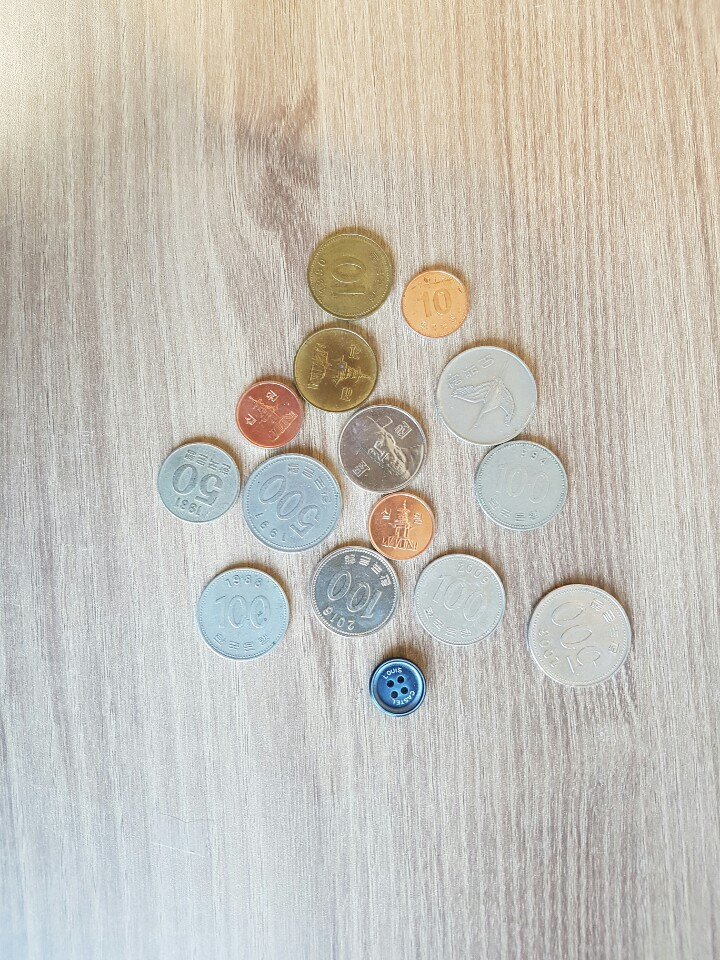
#> input picture images/test_coin2.jpg, 720 x 960 px
$ python test.py
#> lines starting #> are read from the running program, lines starting #| are printed output that depends on the picture; after the words box and inside, x2 and y2 are one past the last pixel; in counts of white or black regions, pixels touching at a corner belong together
# [111 lines of commented-out code are left out]


import sys, cv2, numpy as np

# src = cv2.imread('./images/old_tel.png')
# src = cv2.imread('./images/test_coin.jpg')
src = cv2.imread('./images/test_coin2.jpg')
#> src is the input picture: shape (960, 720, 3); mean B, G, R 185.1, 193.8, 197.6
if src is None:
    print('Image load failed')
    sys.exit()

# 블러처리 해서 노이즈 제거하면 성능이 좋아짐.
gray = cv2.cvtColor(src, cv2.COLOR_BGR2GRAY)
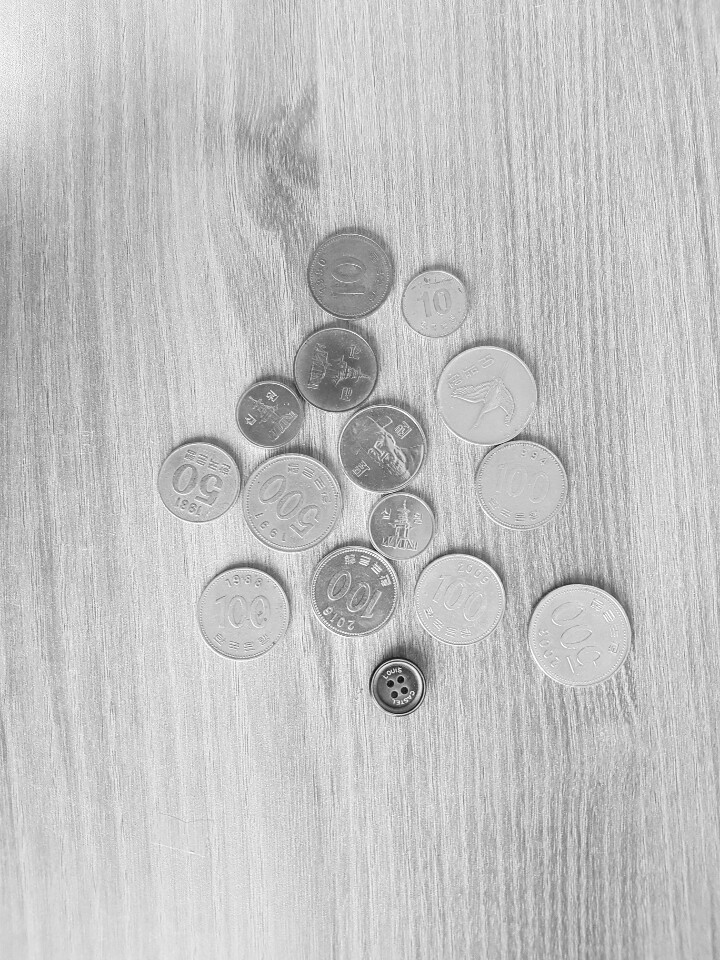
#> gray: shape (960, 720); min 12, max 255, mean 194
blur = cv2.GaussianBlur(gray, (0,0), 1.0)

def on_trackbar(pos):
    # 트랙바에서 값 가져오기
    rmin = cv2.getTrackbarPos('minRadius', 'img')
    rmax = cv2.getTrackbarPos('maxRadius', 'img')
    th = cv2.getTrackbarPos('threshold', 'img')
    prm1 = cv2.getTrackbarPos('param1', 'img')

    # 원검출
    circles = cv2.HoughCircles(blur, cv2.HOUGH_GRADIENT, 1, 50,
                            param1=prm1, param2=th, minRadius=rmin, maxRadius=rmax)

    dst = src.copy()
    if circles is not None:
        for i in range(circles.shape[1]):
            cx, cy, radius = circles[0][i]
            cv2.circle(dst, (cx,cy), radius, (0,0,255), 2, cv2.LINE_AA)

    cv2.imshow('img', dst)


# 트랙바 생성
cv2.imshow('img',src)
cv2.createTrackbar('minRadius', 'img', 0, 100, on_trackbar)
#> slider 'minRadius' is set to 20
cv2.createTrackbar('maxRadius', 'img', 0, 150, on_trackbar)
#> slider 'maxRadius' is set to 150
cv2.createTrackbar('threshold', 'img', 0, 100, on_trackbar)
#> slider 'threshold' is set to 33
cv2.createTrackbar('param1', 'img', 0, 255, on_trackbar)
#> slider 'param1' is set to 85
cv2.setTrackbarPos('minRadius', 'img', 10)
cv2.setTrackbarPos('maxRadius', 'img', 80)
cv2.setTrackbarPos('threshold', 'img', 40)
cv2.setTrackbarPos('param1', 'img', 125)
cv2.waitKey()
#> in on_trackbar, `circles = cv2.HoughCircles(blur, cv2.HOUGH_GRADIENT, 1, 50, param1=prm..`: circles = 14 rows, first 8: [241.5, 612.5, 46.8], [382.5, 448.5, 44.1], [353.5, 591.5, 40.8], [458.5, 599.5, 46], [336.5, 370.5, 41.9], [268.5, 413.5, 33.8], [291.5, 504.5, 47.4], [581.5, 634.5, 52.8]
#> the loop in on_trackbar, `for i in range(circles.shape[1]):` made 14 passes
#> (cx, cy, radius) on passes 1 to 12: (241.5, 612.5, 46.8), (382.5, 448.5, 44.1), (353.5, 591.5, 40.8), (458.5, 599.5, 46), (336.5, 370.5, 41.9), (268.5, 413.5, 33.8), (291.5, 504.5, 47.4), (581.5, 634.5, 52.8), (485.5, 393.5, 50.8), (199.5, 478.5, 43.4), (349.5, 272.5, 45), (398.5, 524.5, 33)
#> after the loop in on_trackbar, `for i in range(circles.shape[1]):`:
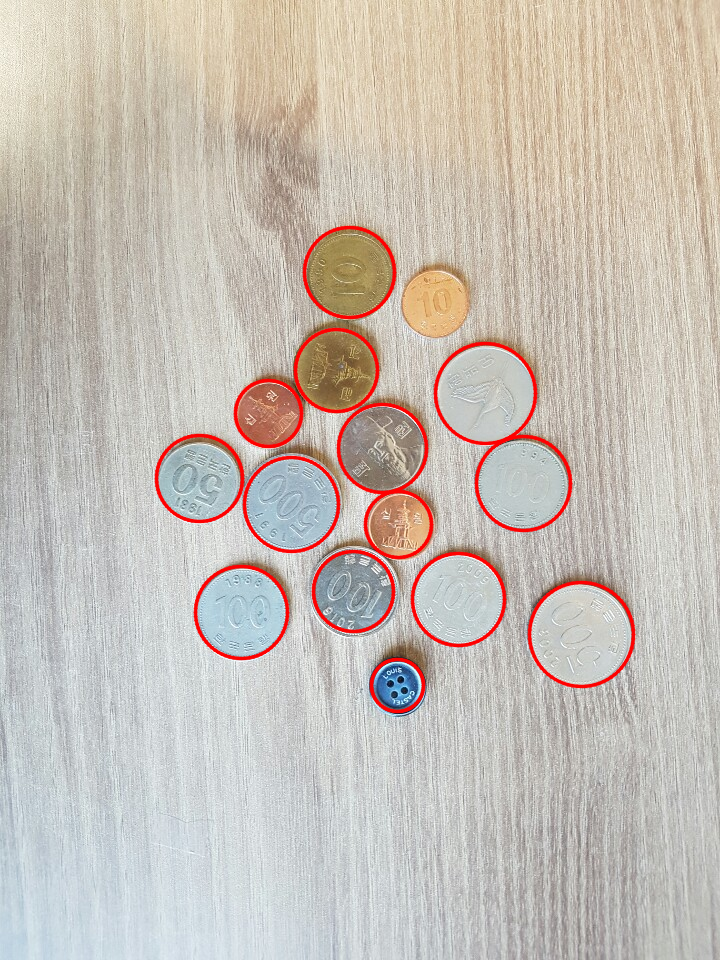
#> dst: shape (960, 720, 3); 2.7% of pixels changed, all inside (x1, y1, x2, y2) = (154, 225, 636, 714)

cv2.destroyAllWindows()

# ㅡㅡㅡㅡㅡㅡㅡㅡㅡㅡㅡㅡㅡㅡㅡㅡㅡㅡㅡㅡㅡㅡㅡㅡㅡㅡㅡㅡㅡㅡㅡㅡㅡㅡㅡㅡㅡㅡ

$ run again, with dog_img.bmp saved as images/test_coin2.jpg
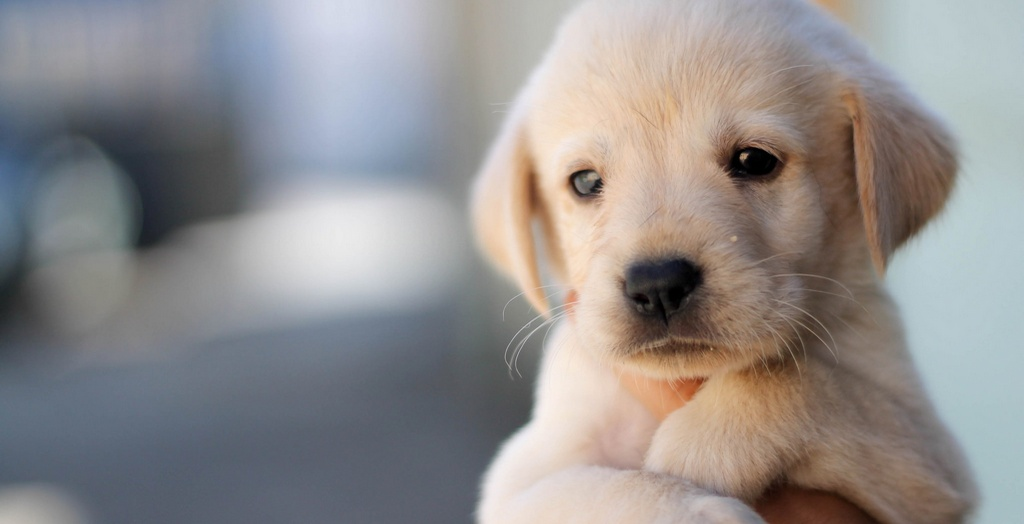
#> input picture dog_img.bmp, 1024 x 524 px
#> src is the input picture: shape (524, 1024, 3); mean B, G, R 141.4, 142, 145.4
#> `gray = cv2.cvtColor(src, cv2.COLOR_BGR2GRAY)`:
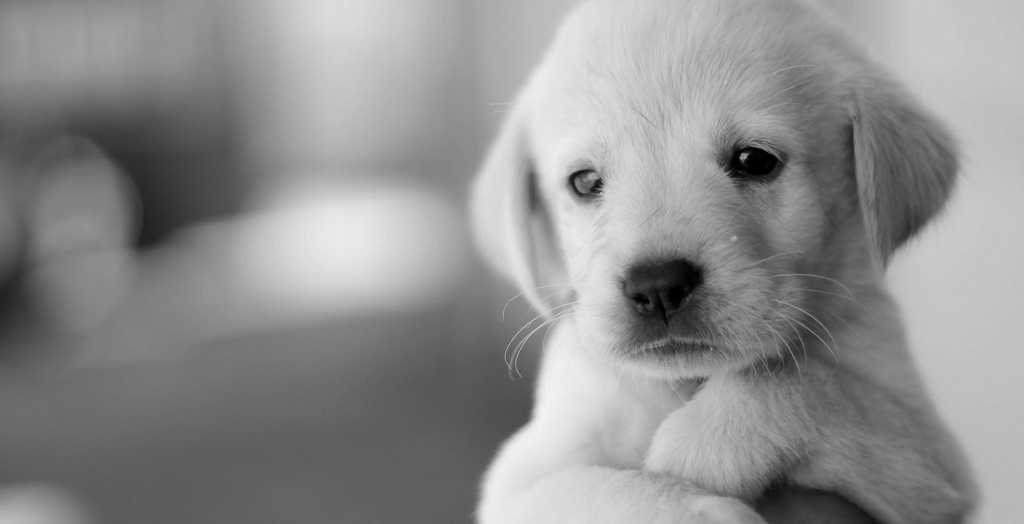
#> gray: shape (524, 1024); min 0, max 243, mean 143
#> circles = None
